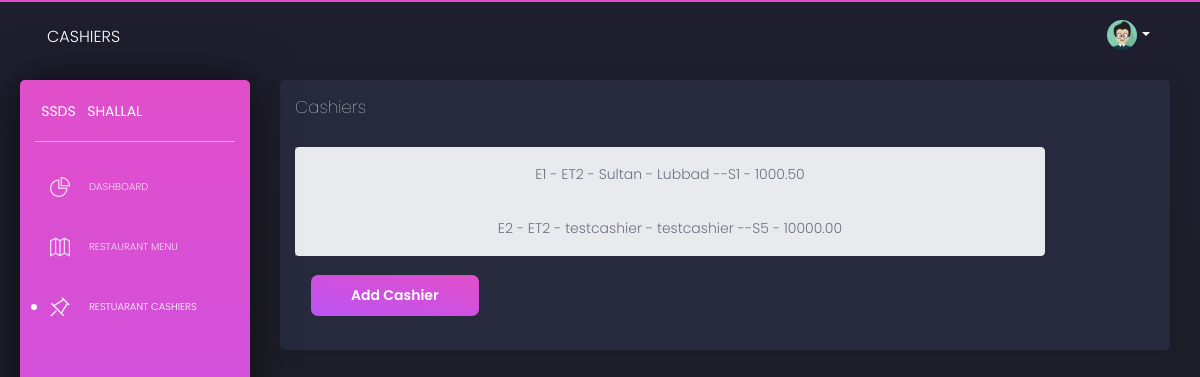
Screenshot of /Cashiers with the database file from the repository.
### database_setup.py (models this page shows)
class Employee(Base):
    __tablename__='employee'
    eid=Column(String(10),nullable=False, primary_key=True)
    etid=Column(String(10), ForeignKey("employeetype.etid"),nullable=False)
    fname = Column(String(80), nullable=False)
    lname = Column(String(80), nullable=False)
    stsid=Column(String(10), ForeignKey("status.stsid"),nullable=False)
    salary=Column(DECIMAL(5,2))

### ssds.py (the view)
@app.route('/Cashiers')
def showCashiers():
    cashiers=session.query(Employee).filter_by(etid='ET2')
    return render_template('cashiers.html',cashiers=cashiers)

### templates/cashiers.html (shortened to what this page needs)
<html lang="en" class="perfect-scrollbar-on"><head>
  <link href="https://use.fontawesome.com/releases/v5.0.6/css/all.css" rel="stylesheet">
  <link href="/static/assets/css/nucleo-icons.css" rel="stylesheet">
  <link href="/static/assets/css/black-dashboard.css" rel="stylesheet">
  <link href="/static/assets/demo/demo.css" rel="stylesheet">
</head>
<body class="" cz-shortcut-listen="true">
  <div class="wrapper">
    <div class="sidebar">
      <div class="sidebar-wrapper ps">
        <div class="logo">
          <a href="javascript:void(0)" class="simple-text logo-mini">
            SSDS
          </a>
          <a href="javascript:void(0)" class="simple-text logo-normal">
            Shallal
          </a>
        </div>
        <ul class="nav">
          <li >
            <a href="/dashboard">
              <i class="tim-icons icon-chart-pie-36"></i>
              <p>Dashboard</p>
            </a>
          </li>
          <li>
            <a href="{{url_for('showRestaurantMenu') }}">
              <i class="tim-icons icon-map-big
"></i>
              <p>Restaurant Menu</p>
            </a>
          </li>
          <li class="active ">
              <a href="/Cashiers">
                <i class="tim-icons icon-pin"></i>
                <p>Restuarant Cashiers</p>
              </a>
          </li>
        </ul>
      </div>
    </div>
    <div class="main-panel ps ps--active-y">
      <nav class="navbar navbar-expand-lg navbar-absolute navbar-transparent">
        <div class="container-fluid">
          <div class="navbar-wrapper">
            <a class="navbar-brand" href="javascript:void(0)">Cashiers</a>
          </div>
          <div class="collapse navbar-collapse" id="navigation">
            <ul class="navbar-nav ml-auto">
              <li class="dropdown nav-item">
                <a href="#" class="dropdown-toggle nav-link" data-toggle="dropdown">
                  <div class="photo">
                    <img src="/static/assets/img/anime3.png" alt="Profile Photo">
                  </div>
                  <b class="caret d-none d-lg-block d-xl-block"></b>
                </a>
              </li>
            </ul>
          </div>
        </div>
      </nav>
      <div class="content">
          <div class="card ">
              <div class="card-header">
                <h4 class="card-title">Cashiers</h4>
              </div>
              <div class="card-body">
                <div class="column">
                  <div class="col-3">
                    <div class="list-group row">
                      {% for cashier in cashiers %}
                      <a class="list-group-item list-group-item-action list-group-item-light text-center" style="width:750px" href="{{url_for('editCashier',eid=cashier.eid)}}">
                          {{cashier.eid}} - {{cashier.etid}} - {{cashier.fname}} - {{cashier.lname}} --{{cashier.stsid}} - {{cashier.salary}}
                      </a>
                      {% endfor %}
                  </div>
                  </div>
              <div class="card-footer">
                  <a href="/Cashiers/addCashier">
                <button type="submit" class="btn btn-fill btn-primary">Add Cashier</button>
                </a>
              </div>
            </div>
          </div>
          </div>
</div></div></div></body></html>

### rows the page displays
Employee: eid "E1", etid "ET2", fname "Sultan", lname "Lubbad", stsid "S1", salary "1000.50"
Employee: eid "E2", etid "ET2", fname "testcashier", lname "testcashier", stsid "S5", salary "10000.00"
